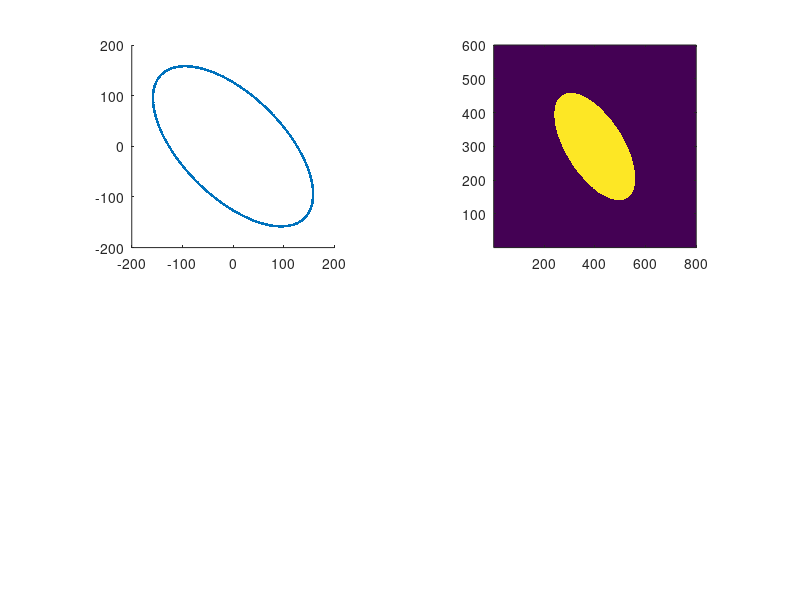

The MATLAB source for this figure:
%-------------------------------------------------------------------------------
% Function
% LINK:
%   * https://uk.mathworks.com/discovery/image-segmentation.html
%   * https://uk.mathworks.com/help/vision/ug/segment-3d-brain-tumor-using-deep-learning.html
%-------------------------------------------------------------------------------
function test_ellipse()

clc;

nWidth = 800;
nHeight = 600; 

% ellipse
phi = 135;
rx = 200;
ry = 100;
t = linspace(0, 2 * pi, 1000); 
phi_rad = (phi / 180) * pi;
x = rx * cos(t) * cos(phi_rad) - ry * sin(t) * sin(phi_rad);
y = rx * cos(t) * sin(phi_rad) + ry * sin(t) * cos(phi_rad);

% plot
subplot(2, 2, 1);
plot(x, y, '.'); box off;
axis square;
xlim([-max(rx, ry), max(rx, ry)]); 
ylim([-max(rx, ry), max(rx, ry)]);

% make image circle
CI = zeros(nHeight, nWidth);

gx = round(x + nWidth / 2);
gy = round(y + nHeight / 2);

for i = 1:length(t)
  CI(gy(i), ((gx(i) - 1):(gx(i) + 1))) = 1;
end

gy_min = min(gy);
gy_max = max(gy);
for i = gy_min:gy_max
  K = find(CI(i, :) > 0);
  if ~isempty(K)
    CI(i, K(1):K(end)) = 1;
  end
end

% plot
subplot(2, 2, 2);
imagesc(CI); 
axis square;
set(gca, 'YDir', 'normal');

end % end

%-------------------------------------------------------------------------------




